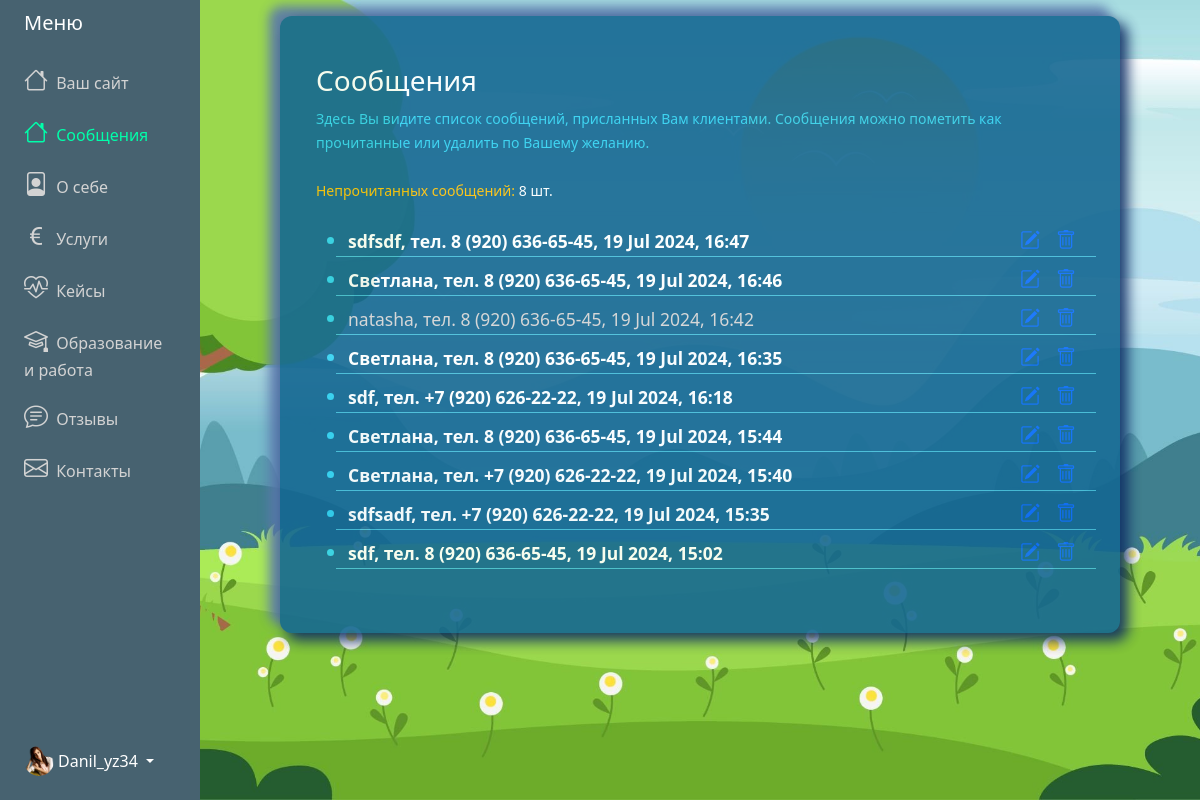
The app's page /adminPanel/messages/ (signed in) with its own data.
### adminPanel/models.py (models this page shows, shortened)
class Menu (models.Model):
    user = models.OneToOneField(User, on_delete=models.CASCADE)
    messages = models.CharField('Сообщения', max_length=100, default="Сообщения")
    about = models.CharField('О себе', max_length=100, default="О себе")
    services = models.CharField('Услуги', max_length=100, default="Услуги")
    cases = models.CharField('Кейсы', max_length=100, default="Кейсы")
    ed_and_work = models.CharField('Образование и работа', max_length=100, default="Образование и работа")
    feedbacks = models.CharField('Отзывы', max_length=100, default="Отзывы")
    contacts = models.CharField('Контакты', max_length=100, default="Контакты")

class About(models.Model):
    user = models.OneToOneField(User, on_delete=models.CASCADE)
    profession = models.CharField(max_length=200)
    slogan = models.TextField(null=True, blank=True)
    main_foto = models.ImageField(
        default="avatar.jpg",
        upload_to="About_main_foto"
    )

class Message(models.Model):
    name = models.CharField('Имя', max_length=255, null=False, blank=False)
    phone = models.CharField('Номер телефона', max_length=255, null=False, blank=False)
    comment = models.TextField('Комментарий', null=True, blank=True)
    completed = models.BooleanField('Прочитано', default=False)
    created_at = models.DateTimeField('Получено', auto_now_add=True)
    user = models.ForeignKey(User, on_delete=models.CASCADE, null=True, blank=True)
    class Meta:
        ordering = ['completed']

### adminPanel/views.py (the view)
# urls.py: path('adminPanel/messages/', MessagesView.as_view(), name="messages"),
class MessagesView(LoginRequiredMixin,ListView):
    model = Message
    template_name = "adminPanel/messages.html"
    context_object_name = "posts"
    def get_context_data(self, **kwargs):
        context = super().get_context_data(**kwargs)
        context['posts'] = context['posts'].filter(user_id=self.request.user.id)
        context['title'] = 'Сообщения'
        context['active'] = 'messages'
        context['menu'] = request_menu(self.request)
        context['unread_count'] = Message.objects.filter(user_id=self.request.user.id, completed=False).count()
        return context
    def get_queryset(self):
        return Message.objects.all().order_by('-created_at')

### adminPanel/views.py (called while the page is built)
def request_menu(request):
    user_id = request.user.id  # Получаем id текущего пользователя
    menu = Menu.objects.filter(user_id=user_id).first()  # Используем user_id для фильтрации
    return menu

### adminPanel/templates/adminPanel/messages.html (shortened to what this page needs)
{% extends "adminPanel/base.html" %}
{% block content %}
<div class="container">
    <div id="innerPage">
        <div class="row align-items-center justify-content-center">
            <div class="col-12 text-white p-5">
                <div class="lead">
                    <h3>Сообщения</h3>
                    <p class="fs-6 mb-4">
                        <small class="label-color">Здесь Вы видите список сообщений, присланных Вам клиентами. Сообщения можно пометить как прочитанные или удалить по Вашему желанию.</small>
                    </p>
                    <p class="fs-6 mb-4">
                        <small class="text-warning">Непрочитанных сообщений: </small> <small>{{unread_count}} шт.</small>
                    </p>
                </div>
                {% if posts %}
                <ul class="categories">
                    {% for post in posts %}
                    <li class="label-color fs-5">
                        <div class="row mt-2" style="border-bottom: 1px solid #45bdd9;">
                            <div class="col-9">
                                <a href="{% url 'update-message' post.id %}" {% if post.completed == 0 %} style="text-decoration: none;color: #ffffff;font-weight: bold;" {% else %} style="text-decoration: none;color: #d4d4d4;" {% endif %}>
                                    <small>{{ post.name }}, тел. {{ post.phone}}, {{post.created_at|date:"d M Y, H:i"}}</small>
                                </a>
                            </div>
                            <div class="task-controls col-3 card-text d-flex">
                                <a class="edit px-2 ms-auto" href="{% url 'update-message' post.id %}">
                                    <i class="bi bi-pencil-square"></i></a>
                                <a class="edit px-2" href="{% url 'delete-message' post.id %}"><i class="bi bi-trash"></i></a>
                            </div>
                        </div>
                    </li>
                    {%endfor%}
                </ul>
                {% else %}
                <p class="text-center"> Список пуст!
                </p>
                {% endif %}
            </div>
        </div>
    </div>
</div>
{% endblock content %}

### adminPanel/templates/adminPanel/base.html (shortened to what this page needs)
{% load static %}
<!DOCTYPE html>
<html lang="en">
<head>
    <link href="https://cdn.jsdelivr.net/npm/bootstrap@5.3.3/dist/css/bootstrap.min.css" rel="stylesheet"
>
    <link rel="stylesheet"
        href="https://cdnjs.cloudflare.com/ajax/libs/bootstrap-icons/1.8.1/font/bootstrap-icons.min.css">
    <link rel="stylesheet" href="{% static 'css/styles.css'%}">
</head>
<body class="admin-panel-body">
    <div class="container-fluid">
        <div class="row flex-nowrap">
            <div class="col-auto col-md-3 col-xl-2 px-sm-2 px-0 custom-menu">
                <div
                    class="d-flex flex-column align-items-center align-items-sm-start px-3 pt-2 text-white min-vh-100 custom-menu-fixed">
                    <a href="/"
                        class="d-flex align-items-center pb-3 mb-md-0 me-md-auto text-white text-decoration-none">
                        <span class="fs-5 d-none d-sm-inline">Меню</span>
                    </a>
                    <ul class="nav text-light flex-column mb-sm-auto mb-0 align-items-center align-items-sm-start"
                        id="menu">
                        <li>
                            <a href="{% url 'site' username=request.user.username %}"
                                class="nav-link align-middle px-0 admin-menu-text {%if active == 'home' %} active {% endif %}">
                                <i class="fs-4 bi-house"></i> <span class="ms-1 d-none d-sm-inline">Ваш сайт</span>
                            </a>
                        </li>
                        <li>
                            <a href="{% url 'messages' %}"
                                class="nav-link align-middle px-0 admin-menu-text {%if active == 'messages' %} active {% endif %}">
                                <i class="fs-4 bi-house"></i> <span class="ms-1 d-none d-sm-inline">
                                    {% if menu.messages %} {{ menu.messages }} {% else %}Сообщения {% endif %}</span>
                            </a>
                        </li>
                        <li>
                            <a href="{% url 'about' %}"
                                class="nav-link align-middle px-0 admin-menu-text {%if active == 'about' %} active {% endif %}">
                                <i class="fs-4 bi-file-person"></i> <span class="ms-1 d-none d-sm-inline">
                                    {% if menu.about %} {{ menu.about }} {% else %} О себе {% endif %}</span>
                            </a>
                        </li>
                        <li>
                            <a href="{% url 'services' %}"
                                class="nav-link px-0 align-middle admin-menu-text {%if active == 'services' %} active {% endif %}">
                                <i class="fs-4 bi-currency-euro"></i> <span class="ms-1 d-none d-sm-inline">
                                    {% if menu.services %} {{ menu.services }} {% else %} Услуги {% endif %}</span></a>
                        </li>
                        <li>
                            <a href="{% url 'cases' %}"
                                class="nav-link px-0 align-middle admin-menu-text {%if active == 'cases' %} active {% endif %}">
                                <i class="fs-4 bi-heart-pulse"></i> <span class="ms-1 d-none d-sm-inline">
                                    {% if menu.cases %} {{ menu.cases }} {% else %} Кейсы {% endif %}</span></a>
                        </li>
                        <li>
                            <a href="{% url 'ed-and-work' %}"
                                class="nav-link px-0 align-middl admin-menu-text {%if active == 'ed_and_work' %} active {% endif %}">
                                <i class="fs-4 bi-mortarboard"></i>
                                <span class="ms-1 d-none d-sm-inline">
                                    {% if menu.ed_and_work %}
                                    {{ menu.ed_and_work }}
                                    {% else %}
                                    Образование и работа
                                    {% endif %}
                                </span>
                            </a>
                        </li>
                        <li>
                            <a href="{% url 'feedbacks' %}"
                                class="nav-link px-0 align-middle admin-menu-text {%if active == 'feedbacks' %} active {% endif %}">
                                <i class="fs-4 bi-chat-text"></i> <span class="ms-1 d-none d-sm-inline">
                                    {% if menu.feedbacks %}
                                    {{ menu.feedbacks }}
                                    {% else %}
                                    Отзывы
                                    {% endif %}
                                </span>
                            </a>
                        </li>
                        <li>
                            <a href="{% url 'contacts' %}"
                                class="nav-link px-0 align-middle admin-menu-text {%if active == 'contacts' %} active {% endif %}">
                                <i class="fs-4 bi-envelope"></i> <span class="ms-1 d-none d-sm-inline">
                                    {% if menu.contacts %}
                                    {{ menu.contacts }}
                                    {% else %}
                                    Контакты
                                    {% endif %}</span>
                            </a>
                        </li>
                    </ul>
                    <div class="dropdown pb-4">
                        <a href="#"
                            class="d-flex align-items-center text-white text-decoration-none dropdown-toggle {% if current_path == home_url %}active{% endif %}"
                            id="dropdownUser1" data-bs-toggle="dropdown" aria-expanded="false">
                            <img src="{{ request.user.about.main_foto.url }}" alt="logo" width="30" height="30"
                                class="rounded-circle">
                            <span class="d-none d-sm-inline mx-1">{{request.user.username}}</span>
                        </a>
                    </div>
                </div>
            </div>
            <div class="col py-3">
                {% block content %}
                {% endblock content %}
            </div>
        </div>
    </div>
</body>
</html>

### static/css/styles.css (style rules this page uses)
:root { --color-primary: #ee394c; --color-secondary: #86b7fe; --color-light: #f2f2f2; --color-gray: #ced4da; --color-dark: #212121; --color-white: #ffffff; --color-error: #e2442f; --color-warning: #ffc900; --color-info: #02a2b9; --color-success: #1ba345; --color-input: #00d1b2; --border-radius: 5px; }
body { background-repeat: no-repeat; background-size: cover; background-position: center; background-attachment: fixed; }
#innerPage { width:100%; max-width:840px; margin : 0 auto; border-radius: 12px; background: #156892; box-shadow: 7px 7px 13px 1px #0f2d64, -10px -9px 11px 1px #5b79ad; opacity: 0.9; }
.custom-menu { background-color: #476270; }
.custom-menu-fixed { position: sticky; top: 0; z-index: 100; }
.admin-menu-text { color: lightgray; }
.admin-menu-text.active { color: #0fa !important; }
.label-color { color:#31d2f2; }

### adminPanel/templates/adminPanel/messages.html (style rules this page uses)
.admin-panel-body { background-image: url('/media/fon-admin-about.jpg'); }

### records on screen
Menu: messages "Сообщения", about "О себе", services "Услуги", cases "Кейсы", ed_and_work "Образование и работа", feedbacks "Отзывы", contacts "Контакты"
Message: name "sdfsdf", phone "8 (920) 636-65-45", created_at "19 Jul 2024, 16:47"
Message: name "Светлана", phone "8 (920) 636-65-45", created_at "19 Jul 2024, 16:46"
Message: name "natasha", phone "8 (920) 636-65-45", created_at "19 Jul 2024, 16:42"
Message: name "Светлана", phone "8 (920) 636-65-45", created_at "19 Jul 2024, 16:35"
Message: name "sdf", phone "+7 (920) 626-22-22", created_at "19 Jul 2024, 16:18"
Message: name "Светлана", phone "8 (920) 636-65-45", created_at "19 Jul 2024, 15:44"
Message: name "Светлана", phone "+7 (920) 626-22-22", created_at "19 Jul 2024, 15:40"
Message: name "sdfsadf", phone "+7 (920) 626-22-22", created_at "19 Jul 2024, 15:35"
Message: name "sdf", phone "8 (920) 636-65-45", created_at "19 Jul 2024, 15:02"

### other values on screen
{{ request.user.username }} "Danil_yz34"
{{ unread_count }} "8"
